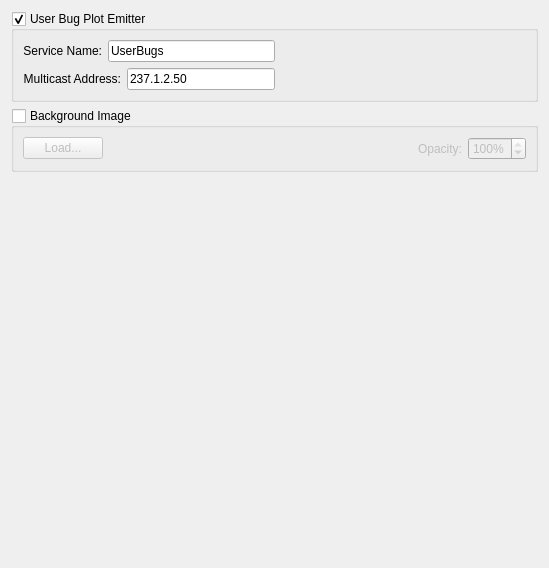
     <widget class="QWidget" name="tab" >
      <property name="geometry" >
       <rect>
        <x>0</x>
        <y>0</y>
        <width>549</width>
        <height>568</height>
       </rect>
      </property>
      <attribute name="title" >
       <string>Advanced</string>
      </attribute>
      <layout class="QVBoxLayout" >
       <item>
        <widget class="QGroupBox" name="bugPlotEmitterEnabled_" >
         <property name="title" >
          <string>User Bug Plot Emitter</string>
         </property>
         <property name="checkable" >
          <bool>true</bool>
         </property>
         <property name="checked" >
          <bool>true</bool>
         </property>
         <layout class="QHBoxLayout" >
          <item>
           <layout class="QVBoxLayout" >
            <item>
             <layout class="QHBoxLayout" >
              <item>
               <widget class="QLabel" name="label_4" >
                <property name="text" >
                 <string>Service Name:</string>
                </property>
                <property name="alignment" >
                 <set>Qt::AlignRight|Qt::AlignTrailing|Qt::AlignVCenter</set>
                </property>
               </widget>
              </item>
              <item>
               <widget class="QLineEdit" name="bugPlotEmitterServiceName_" >
                <property name="text" >
                 <string>UserBugs</string>
                </property>
               </widget>
              </item>
             </layout>
            </item>
            <item>
             <layout class="QHBoxLayout" >
              <item>
               <widget class="QLabel" name="label_5" >
                <property name="text" >
                 <string>Multicast Address:</string>
                </property>
                <property name="alignment" >
                 <set>Qt::AlignRight|Qt::AlignTrailing|Qt::AlignVCenter</set>
                </property>
               </widget>
              </item>
              <item>
               <widget class="QLineEdit" name="bugPlotEmitterAddress_" >
                <property name="text" >
                 <string>237.1.2.50</string>
                </property>
               </widget>
              </item>
             </layout>
            </item>
           </layout>
          </item>
          <item>
           <spacer>
            <property name="orientation" >
             <enum>Qt::Horizontal</enum>
            </property>
            <property name="sizeHint" stdset="0" >
             <size>
              <width>40</width>
              <height>20</height>
             </size>
            </property>
           </spacer>
          </item>
         </layout>
        </widget>
       </item>
       <item>
        <widget class="QGroupBox" name="backgroundEnabled_" >
         <property name="sizePolicy" >
          <sizepolicy vsizetype="Preferred" hsizetype="Preferred" >
           <horstretch>1</horstretch>
           <verstretch>0</verstretch>
          </sizepolicy>
         </property>
         <property name="title" >
          <string>Background Image</string>
         </property>
         <property name="checkable" >
          <bool>true</bool>
         </property>
         <property name="checked" >
          <bool>false</bool>
         </property>
         <layout class="QHBoxLayout" >
          <item>
           <widget class="QPushButton" name="backgroundLoad_" >
            <property name="sizePolicy" >
             <sizepolicy vsizetype="Fixed" hsizetype="Fixed" >
              <horstretch>0</horstretch>
              <verstretch>0</verstretch>
             </sizepolicy>
            </property>
            <property name="text" >
             <string>Load...</string>
            </property>
           </widget>
          </item>
          <item>
           <widget class="QLabel" name="backgroundFile_" >
            <property name="sizePolicy" >
             <sizepolicy vsizetype="Preferred" hsizetype="Preferred" >
              <horstretch>1</horstretch>
              <verstretch>1</verstretch>
             </sizepolicy>
            </property>
            <property name="text" >
             <string/>
            </property>
            <property name="textFormat" >
             <enum>Qt::PlainText</enum>
            </property>
            <property name="wordWrap" >
             <bool>true</bool>
            </property>
           </widget>
          </item>
          <item>
           <widget class="QLabel" name="label_6" >
            <property name="text" >
             <string>Opacity:</string>
            </property>
            <property name="alignment" >
             <set>Qt::AlignRight|Qt::AlignTrailing|Qt::AlignVCenter</set>
            </property>
           </widget>
          </item>
          <item>
           <widget class="QSpinBox" name="backgroundOpacity_" >
            <property name="keyboardTracking" >
             <bool>false</bool>
            </property>
            <property name="suffix" >
             <string>%</string>
            </property>
            <property name="maximum" >
             <number>100</number>
            </property>
            <property name="value" >
             <number>100</number>
            </property>
           </widget>
          </item>
         </layout>
        </widget>
       </item>
       <item>
        <spacer>
         <property name="orientation" >
          <enum>Qt::Vertical</enum>
         </property>
         <property name="sizeHint" stdset="0" >
          <size>
           <width>10</width>
           <height>0</height>
          </size>
         </property>
        </spacer>
       </item>
      </layout>
     </widget>
